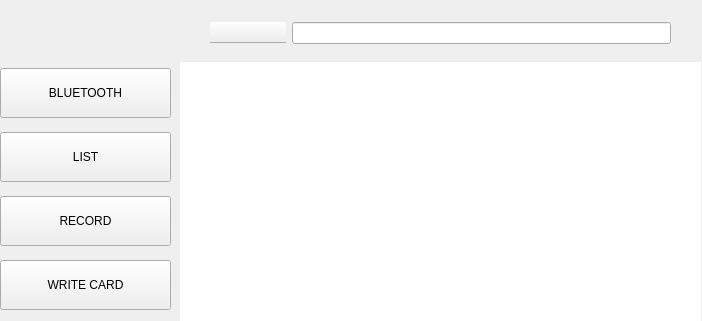
<?xml version="1.0" encoding="UTF-8"?>
<ui version="4.0">
 <class>MainWindow</class>
 <widget class="QMainWindow" name="MainWindow">
  <property name="geometry">
   <rect>
    <x>0</x>
    <y>0</y>
    <width>702</width>
    <height>321</height>
   </rect>
  </property>
  <property name="windowTitle">
   <string>MainWindow</string>
  </property>
  <widget class="QWidget" name="centralWidget">
   <widget class="QWidget" name="gridLayoutWidget_4">
    <property name="geometry">
     <rect>
      <x>0</x>
      <y>0</y>
      <width>701</width>
      <height>321</height>
     </rect>
    </property>
    <layout class="QGridLayout" name="centralLayout" columnstretch="1,3">
     <item row="0" column="0">
      <widget class="QWidget" name="buttonWidget" native="true">
       <property name="enabled">
        <bool>true</bool>
       </property>
       <property name="styleSheet">
        <string notr="true"/>
       </property>
       <widget class="QWidget" name="gridLayoutWidget_2">
        <property name="geometry">
         <rect>
          <x>0</x>
          <y>60</y>
          <width>171</width>
          <height>261</height>
         </rect>
        </property>
        <layout class="QGridLayout" name="buttonLayout">
         <item row="2" column="0">
          <widget class="QPushButton" name="signupBtn">
           <property name="minimumSize">
            <size>
             <width>0</width>
             <height>50</height>
            </size>
           </property>
           <property name="autoFillBackground">
            <bool>true</bool>
           </property>
           <property name="text">
            <string>RECORD</string>
           </property>
           <property name="icon">
            <iconset>
             <normaloff>RecordItem.png</normaloff>RecordItem.png</iconset>
           </property>
           <property name="iconSize">
            <size>
             <width>25</width>
             <height>25</height>
            </size>
           </property>
          </widget>
         </item>
         <item row="0" column="0">
          <widget class="QPushButton" name="blueToothBtn">
           <property name="minimumSize">
            <size>
             <width>0</width>
             <height>50</height>
            </size>
           </property>
           <property name="autoFillBackground">
            <bool>true</bool>
           </property>
           <property name="styleSheet">
            <string notr="true"/>
           </property>
           <property name="text">
            <string>BLUETOOTH</string>
           </property>
           <property name="icon">
            <iconset>
             <normaloff>bluetooth.png</normaloff>bluetooth.png</iconset>
           </property>
           <property name="iconSize">
            <size>
             <width>25</width>
             <height>25</height>
            </size>
           </property>
          </widget>
         </item>
         <item row="1" column="0">
          <widget class="QPushButton" name="databaseConnBtn">
           <property name="minimumSize">
            <size>
             <width>0</width>
             <height>50</height>
            </size>
           </property>
           <property name="autoFillBackground">
            <bool>true</bool>
           </property>
           <property name="styleSheet">
            <string notr="true"/>
           </property>
           <property name="text">
            <string>LIST</string>
           </property>
           <property name="icon">
            <iconset>
             <normaloff>Dataview.png</normaloff>Dataview.png</iconset>
           </property>
           <property name="iconSize">
            <size>
             <width>25</width>
             <height>25</height>
            </size>
           </property>
          </widget>
         </item>
         <item row="3" column="0">
          <widget class="QPushButton" name="writeBtn">
           <property name="minimumSize">
            <size>
             <width>0</width>
             <height>50</height>
            </size>
           </property>
           <property name="autoFillBackground">
            <bool>true</bool>
           </property>
           <property name="text">
            <string>WRITE CARD</string>
           </property>
           <property name="icon">
            <iconset>
             <normaloff>RecordItem.png</normaloff>RecordItem.png</iconset>
           </property>
           <property name="iconSize">
            <size>
             <width>25</width>
             <height>25</height>
            </size>
           </property>
          </widget>
         </item>
        </layout>
       </widget>
      </widget>
     </item>
     <item row="0" column="1">
      <widget class="QWidget" name="infoWidget" native="true">
       <widget class="QWidget" name="gridLayoutWidget_5">
        <property name="geometry">
         <rect>
          <x>0</x>
          <y>0</y>
          <width>521</width>
          <height>401</height>
         </rect>
        </property>
        <layout class="QGridLayout" name="infoLayout" rowstretch="1,6">
         <item row="0" column="0">
          <widget class="QWidget" name="searchWidget" native="true">
           <widget class="QWidget" name="gridLayoutWidget">
            <property name="geometry">
             <rect>
              <x>30</x>
              <y>20</y>
              <width>461</width>
              <height>27</height>
             </rect>
            </property>
            <layout class="QGridLayout" name="searchLayout" columnstretch="1,5">
             <item row="0" column="1">
              <widget class="QLineEdit" name="searchTxt">
               <property name="minimumSize">
                <size>
                 <width>0</width>
                 <height>20</height>
                </size>
               </property>
              </widget>
             </item>
             <item row="0" column="0">
              <widget class="QWidget" name="searchBtnwidget" native="true">
               <widget class="QWidget" name="gridLayoutWidget_3">
                <property name="geometry">
                 <rect>
                  <x>-10</x>
                  <y>-10</y>
                  <width>101</width>
                  <height>41</height>
                 </rect>
                </property>
                <layout class="QGridLayout" name="searchBtnLayout">
                 <item row="0" column="0">
                  <widget class="QPushButton" name="searchBtn">
                   <property name="minimumSize">
                    <size>
                     <width>30</width>
                     <height>20</height>
                    </size>
                   </property>
                   <property name="autoFillBackground">
                    <bool>false</bool>
                   </property>
                   <property name="text">
                    <string/>
                   </property>
                   <property name="icon">
                    <iconset>
                     <normaloff>Search.png</normaloff>Search.png</iconset>
                   </property>
                   <property name="iconSize">
                    <size>
                     <width>20</width>
                     <height>20</height>
                    </size>
                   </property>
                  </widget>
                 </item>
                </layout>
               </widget>
              </widget>
             </item>
            </layout>
           </widget>
          </widget>
         </item>
         <item row="1" column="0">
          <widget class="QWidget" name="tableWidget" native="true">
           <widget class="QWidget" name="gridLayoutWidget_6">
            <property name="geometry">
             <rect>
              <x>0</x>
              <y>0</y>
              <width>521</width>
              <height>261</height>
             </rect>
            </property>
            <layout class="QGridLayout" name="tableLayout">
             <item row="0" column="0">
              <widget class="QTableView" name="infoTable">
               <property name="styleSheet">
                <string notr="true">border:none;</string>
               </property>
               <property name="dragEnabled">
                <bool>false</bool>
               </property>
              </widget>
             </item>
            </layout>
           </widget>
          </widget>
         </item>
        </layout>
       </widget>
      </widget>
     </item>
    </layout>
   </widget>
  </widget>
 </widget>
 <resources/>
 <connections/>
</ui>
